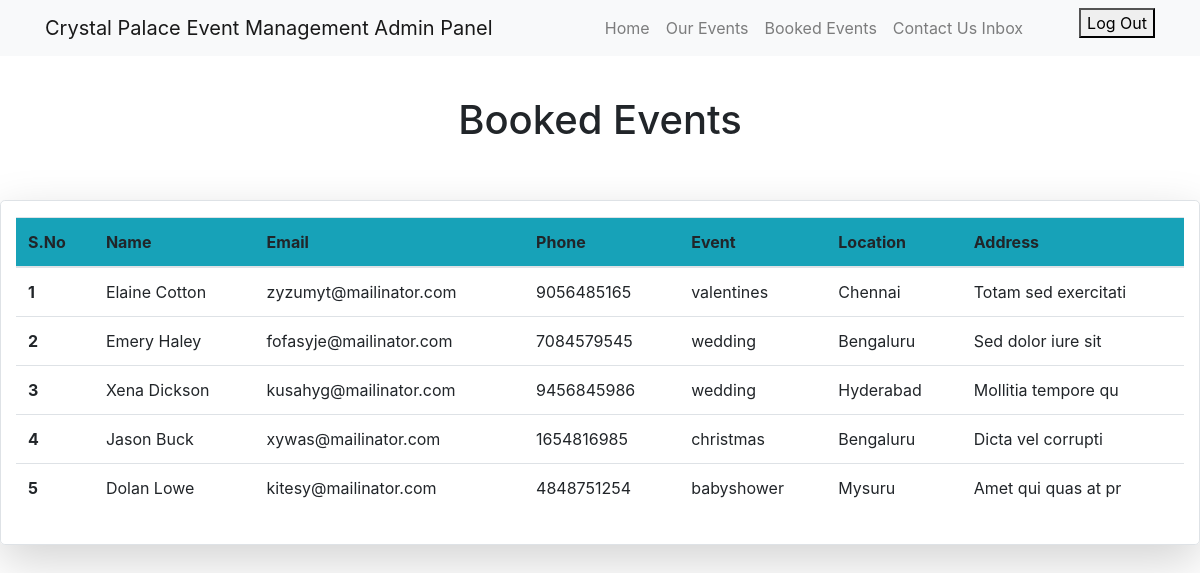
The page /pages/bookedevents.php (signed in) on the database its author committed.
### tables this page shows
CREATE TABLE `booked` (
  `id` int(255) NOT NULL,
  `name` varchar(255) NOT NULL,
  `email` varchar(255) NOT NULL,
  `phone` varchar(255) NOT NULL,
  `event` varchar(255) NOT NULL,
  `location` varchar(255) NOT NULL,
  `address` mediumtext NOT NULL
);

### pages/bookedevents.php (the view, shortened to what this page needs)
<!DOCTYPE html>
<html>
	<head>
		<link rel="stylesheet" href="../asset/style.css">
    <link rel="stylesheet" href="../asset/bootstrap.min.css">
	</head>
<body>
<?php include('nav.php')?>
<div class="container-fluid py-5">
<div class="row">
<div class="col-md-12 my-5">
        <center><h1>Booked Events</h1></center>
		</div>
</div>
	<div class="row">
		<div class="col-md-12 py-3 border shadow-lg rounded-lg">
        <div class="table-responsive-xl">
        <table class="table">
  <thead class="bg-info">
    <tr>
      <th scope="col">S.No</th>
      <th scope="col">Name</th>
      <th scope="col">Email</th>
      <th scope="col">Phone</th>
      <th scope="col">Event</th>
      <th scope="col">Location</th>
      <th scope="col">Address</th>
    </tr>
  </thead>
  <tbody>
  <?php
  $i = 1;
include '../conn/conn.php';
try
{
	$sel=$con->prepare("select *from booked");
	$sel->execute();
	$row=$sel->rowCount();
	if($row>0)
	{
		while($f=$sel->fetch(PDO::FETCH_ASSOC))
		{
			?>
    <tr>
      <th scope="row"><?php echo $i++ ?></th>
      <td><?php echo $f['name'];?></td>
      <td><?php echo $f['email'];?></td>
      <td><?php echo $f['phone'];?></td>
      <td><?php echo $f['event'];?></td>
      <td><?php echo $f['location'];?></td>
      <td><?php echo $f['address'];?></td>
    </tr>
    <?php
		}
	}
}
catch(PDOException $r)
{
	die('Error:'.$r->getMessage());
}
?>
  </tbody>
</table>
</div>
		</div>
	</div>
</div>
</body>
</html>

### pages/nav.php (shortened to what this page needs)
<nav class="navbar navbar-expand-lg navbar-light bg-light fixed-top mb-5">
    <div class="container">
      <a class="navbar-brand" href="../">Crystal Palace Event Management Admin Panel</a>
      <div class="collapse navbar-collapse" id="navbarResponsive">
        <ul class="navbar-nav ml-auto">
          <li class="nav-item ">
            <a class="nav-link" href="../">Home
                </a>
          </li>
          <li class="nav-item">
            <a class="nav-link" href="ourevents.php">Our Events</a>
          </li>
          <li class="nav-item">
            <a class="nav-link" href="bookedevents.php">Booked Events</a>
          </li>
		  <li class="nav-item">
            <a class="nav-link" href="emailinbox.php">Contact Us Inbox</a>
          </li>
          <div class="log_out pl-5">
					<a href="../logout.php"><button type="button" class="btn_logout">Log Out</button></a>
				</div>
        </ul>
      </div>
    </div>
  </nav>

### rows shown on the page
booked: name "Elaine Cotton", email "zyzumyt@mailinator.com", phone "9056485165", event "valentines", location "Chennai", address "Totam sed exercitati"
booked: name "Emery Haley", email "fofasyje@mailinator.com", phone "7084579545", event "wedding", location "Bengaluru", address "Sed dolor iure sit"
booked: name "Xena Dickson", email "kusahyg@mailinator.com", phone "9456845986", event "wedding", location "Hyderabad", address "Mollitia tempore qu"
booked: name "Jason Buck", email "xywas@mailinator.com", phone "1654816985", event "christmas", location "Bengaluru", address "Dicta vel corrupti"
booked: name "Dolan Lowe", email "kitesy@mailinator.com", phone "4848751254", event "babyshower", location "Mysuru", address "Amet qui quas at pr"
